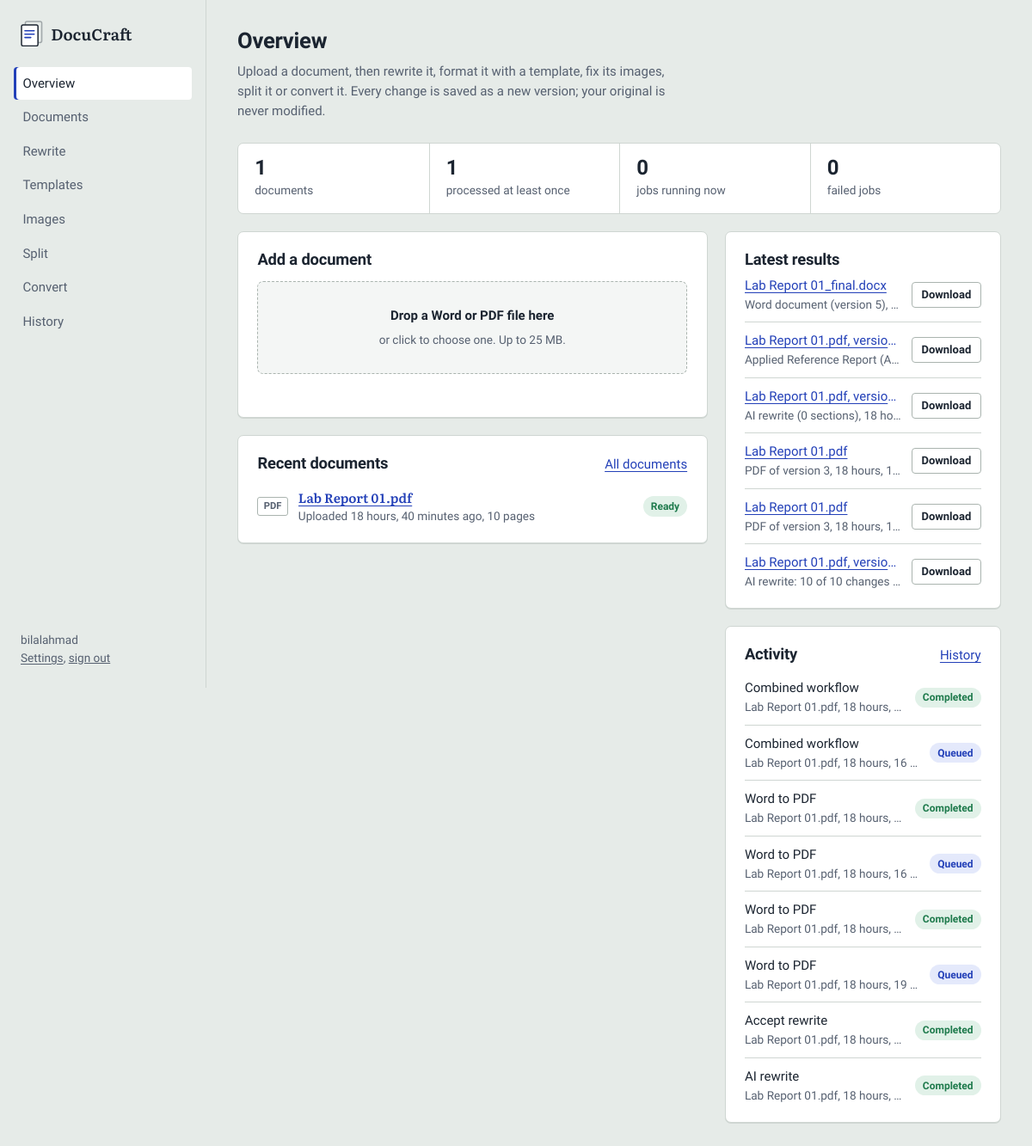
The app's page / (signed in) with its own data.
### apps/documents/models.py (models this page shows, shortened)
class Document(models.Model):
    TYPE_CHOICES = [("docx", "Word"), ("pdf", "PDF")]
    STATUS_CHOICES = [("uploaded", "Uploaded"), ("processing", "Processing"), ("ready", "Ready"), ("failed", "Failed")]
    owner = models.ForeignKey(settings.AUTH_USER_MODEL, on_delete=models.CASCADE, related_name="documents")
    original_filename = models.CharField(max_length=255)
    original_file = models.FileField(upload_to=original_upload_to, max_length=300)
    file_type = models.CharField(max_length=10, choices=TYPE_CHOICES)
    file_size = models.PositiveBigIntegerField(default=0)
    page_count = models.PositiveIntegerField(null=True, blank=True)
    inspection = models.JSONField(default=dict, blank=True)
    status = models.CharField(max_length=20, choices=STATUS_CHOICES, default="uploaded")
    active_template = models.ForeignKey("templates_manager.DocumentTemplate", null=True, blank=True,
                                        on_delete=models.SET_NULL)
    error_message = models.TextField(blank=True)
    uploaded_at = models.DateTimeField(auto_now_add=True)
    updated_at = models.DateTimeField(auto_now=True)
    objects = DocumentQuerySet.as_manager()
    class Meta:
        ordering = ["-uploaded_at"]
        indexes = [models.Index(fields=["owner", "-uploaded_at"])]
    def get_absolute_url(self):
        return reverse("documents:detail", args=[self.pk])

class JobOutput(models.Model):
    job = models.ForeignKey(ProcessingJob, on_delete=models.CASCADE, related_name="outputs")
    file = models.FileField(upload_to=processed_upload_to, max_length=300)
    label = models.CharField(max_length=200)
    filename = models.CharField(max_length=200)
    file_type = models.CharField(max_length=10)
    size = models.PositiveBigIntegerField(default=0)
    created_at = models.DateTimeField(auto_now_add=True)
    class Meta:
        ordering = ["id"]

class DocumentVersion(models.Model):
    OPERATIONS = [
        ("upload", "Original upload"),
        ("rewrite", "AI rewrite"),
        ("format", "Template formatting"),
        ("image_edit", "Image edit"),
        ("convert_pdf_docx", "Converted from PDF"),
        ("pipeline", "Combined workflow"),
    ]
    document = models.ForeignKey(Document, on_delete=models.CASCADE, related_name="versions")
    parent = models.ForeignKey("self", null=True, blank=True, on_delete=models.SET_NULL, related_name="children")
    version_number = models.PositiveIntegerField()
    file = models.FileField(upload_to=processed_upload_to, max_length=300)
    file_type = models.CharField(max_length=10, choices=Document.TYPE_CHOICES)
    operation = models.CharField(max_length=30, choices=OPERATIONS)
    summary = models.CharField(max_length=500, blank=True)
    details = models.JSONField(default=dict, blank=True)
    is_current = models.BooleanField(default=False)
    created_at = models.DateTimeField(auto_now_add=True)
    class Meta:
        ordering = ["-version_number"]
        unique_together = [("document", "version_number")]

### apps/history/models.py (models this page shows, shortened)
class ProcessingHistory(models.Model):
    user = models.ForeignKey(settings.AUTH_USER_MODEL, on_delete=models.CASCADE, related_name="history")
    document = models.ForeignKey("documents.Document", null=True, blank=True, on_delete=models.SET_NULL,
                                 related_name="history")
    document_name = models.CharField(max_length=255)
    job = models.ForeignKey("documents.ProcessingJob", null=True, blank=True, on_delete=models.SET_NULL)
    operation = models.CharField(max_length=40)
    status = models.CharField(max_length=20)
    detail = models.CharField(max_length=500, blank=True)
    output_reference = models.CharField(max_length=300, blank=True)
    timestamp = models.DateTimeField(auto_now_add=True)
    class Meta:
        ordering = ["-timestamp"]
        verbose_name_plural = "processing history"

### apps/documents/views.py (the view)
# urls.py: path("", views.dashboard, name="dashboard"),
@login_required
def dashboard(request):
    docs = Document.objects.filter(owner=request.user)
    jobs = ProcessingJob.objects.filter(user=request.user)
    stats = {
        "total": docs.count(),
        "processed": jobs.filter(status="completed").values("document").distinct().count(),
        "running": jobs.filter(status__in=("queued", "running")).count(),
        "failed": jobs.filter(status="failed").count(),
    }
    recent_outputs = JobOutput.objects.filter(job__user=request.user).select_related("job__document").order_by("-created_at")[:6]
    recent_versions = DocumentVersion.objects.filter(document__owner=request.user).exclude(operation="upload") \
        .select_related("document").order_by("-created_at")[:6]
    results = sorted(
        [{"when": v.created_at, "title": f"{v.document.original_filename}, version {v.version_number}",
          "detail": v.summary or v.get_operation_display(), "doc_url": v.document.get_absolute_url(),
          "url": reverse("documents:download_version", args=[v.pk])} for v in recent_versions] +
        [{"when": o.created_at, "title": o.filename, "detail": o.label, "doc_url": o.job.document.get_absolute_url(),
          "url": reverse("documents:download_output", args=[o.pk])} for o in recent_outputs],
        key=lambda r: r["when"], reverse=True)[:6]
    return render(request, "dashboard.html", {
        "results": results,
        "stats": stats,
        "recent_docs": docs[:6],
        "activity": ProcessingHistory.objects.filter(user=request.user)[:8],
        "recent_outputs": recent_outputs,
        "recent_versions": recent_versions,
        "upload_form": UploadForm(),
    })

### apps/core/context_processors.py (called while the page is built)
def navigation(request):
    if not getattr(request, "user", None) or not request.user.is_authenticated:
        return {}
    match = getattr(request, "resolver_match", None)
    current = f"{match.namespace}:{match.url_name}" if match and match.namespace else ""
    items = []
    for url_name, label, prefixes in NAV:
        active = any(current == p or (p.endswith(":") and current.startswith(p)) for p in prefixes)
        items.append({"url": reverse(url_name), "label": label, "active": active})
    return {"nav_items": items}

### apps/core/templatetags/docucraft.py (called while the page is built)
@register.filter
def tone(status):
    return TONES.get(str(status), "quiet")

### templates/dashboard.html (shortened to what this page needs)
{% extends "base.html" %}{% load docucraft %}
{% block content %}
<div class="page-head">
  <div><h1>Overview</h1><p>Upload a document, then rewrite it, format it with a template, fix its images, split it or convert it. Every change is saved as a new version; your original is never modified.</p></div>
</div>
<div class="figures">
  <div><strong>{{ stats.total }}</strong><span>documents</span></div>
  <div><strong>{{ stats.processed }}</strong><span>processed at least once</span></div>
  <div><strong>{{ stats.running }}</strong><span>jobs running now</span></div>
  <div{% if stats.failed %} class="is-bad"{% endif %}><strong>{{ stats.failed }}</strong><span>failed jobs</span></div>
</div>
<div class="cols-main">
  <div>
    <section class="sheet">
      <div class="sheet-head"><h2>Add a document</h2></div>
      {% include "partials/upload.html" %}
    </section>
    <section class="sheet">
      <div class="sheet-head"><h2>Recent documents</h2>{% if recent_docs %}<a href="{% url 'documents:workspace' %}">All documents</a>{% endif %}</div>
      {% if recent_docs %}
      <ul class="rows">{% for d in recent_docs %}
        <li><span class="filetype">{{ d.file_type|upper }}</span><span class="grow"><a class="doc-name" href="{{ d.get_absolute_url }}">{{ d.original_filename }}</a><span class="muted small">Uploaded {{ d.uploaded_at|timesince }} ago{% if d.page_count %}, {{ d.page_count }} page{{ d.page_count|pluralize }}{% endif %}</span></span><span class="badge badge--{{ d.status|tone }}">{{ d.get_status_display }}</span></li>
      {% endfor %}</ul>
      {% else %}<div class="empty"><p>No documents yet. Upload a .docx or .pdf above to begin.</p></div>{% endif %}
    </section>
  </div>
  <aside>
    <section class="sheet">
      <h2>Latest results</h2>
      {% if results %}
      <ul class="rows">
        {% for r in results %}<li><span class="grow"><a href="{{ r.doc_url }}">{{ r.title }}</a><span class="muted small">{{ r.detail }}, {{ r.when|timesince }} ago</span></span><a class="btn btn-sm" href="{{ r.url }}">Download</a></li>{% endfor %}
      </ul>
      {% else %}<p class="muted">Processed files will appear here.</p>{% endif %}
    </section>
    <section class="sheet">
      <div class="sheet-head"><h2>Activity</h2>{% if activity %}<a href="{% url 'history:index' %}">History</a>{% endif %}</div>
      {% if activity %}
      <ul class="rows">{% for h in activity %}<li><span class="grow"><span>{{ h.operation }}</span><span class="muted small">{{ h.document_name }}, {{ h.timestamp|timesince }} ago</span></span><span class="badge badge--{{ h.status|tone }}">{{ h.status|capfirst }}</span></li>{% endfor %}</ul>
      {% else %}<p class="muted">Nothing yet.</p>{% endif %}
    </section>
  </aside>
</div>
{% endblock %}

### templates/base.html (shortened to what this page needs)
{% load static %}<!doctype html>
<html lang="en">
<head>
  <link rel="stylesheet" href="{% static 'css/app.css' %}">
</head>
<body>
{% block body %}
<div class="shell">
  <header class="rail">
    <a class="brand" href="{% url 'documents:dashboard' %}">{% include "partials/mark.html" %}<span class="brand-name">DocuCraft</span></a>
    <nav class="nav" aria-label="Main">
      {% for item in nav_items %}<a href="{{ item.url }}"{% if item.active %} aria-current="page"{% endif %}>{{ item.label }}</a>{% endfor %}
    </nav>
    <div class="rail-foot">
      <div>{{ request.user.get_username }}</div>
      <a href="{% url 'accounts:settings' %}">Settings</a>,
      <form method="post" action="{% url 'accounts:logout' %}">{% csrf_token %}<button class="link-btn" type="submit">sign out</button></form>
    </div>
  </header>
  <main class="main" id="main">
    {% block content %}{% endblock %}
  </main>
</div>
{% endblock %}
</body>
</html>

### records on screen
Document: file_type "PDF", original_filename "Lab Report 01.pdf", uploaded_at "18 hours, 40 minutes", page_count "10", status "Ready"
JobOutput: title "Lab Report 01_final.docx", detail "Word document (version 5)"
DocumentVersion: detail "Applied Reference Report (A…"
DocumentVersion: detail "AI rewrite (0 sections)", when "18 ho…"
JobOutput: title "Lab Report 01.pdf", detail "PDF of version 3", when "18 hours, 1…"
JobOutput: title "Lab Report 01.pdf", detail "PDF of version 3", when "18 hours, 1…"
DocumentVersion: detail "AI rewrite: 10 of 10 changes…"
ProcessingHistory: operation "Combined workflow", document_name "Lab Report 01.pdf", timestamp "18 hours,…", status "Completed"
ProcessingHistory: operation "Combined workflow", document_name "Lab Report 01.pdf", timestamp "18 hours, 16…", status "Queued"
ProcessingHistory: operation "Word to PDF", document_name "Lab Report 01.pdf", timestamp "18 hours,…", status "Completed"
ProcessingHistory: operation "Word to PDF", document_name "Lab Report 01.pdf", timestamp "18 hours, 16…", status "Queued"
ProcessingHistory: operation "Word to PDF", document_name "Lab Report 01.pdf", timestamp "18 hours,…", status "Completed"
ProcessingHistory: operation "Word to PDF", document_name "Lab Report 01.pdf", timestamp "18 hours, 19…", status "Queued"
ProcessingHistory: operation "Accept rewrite", document_name "Lab Report 01.pdf", timestamp "18 hours,…", status "Completed"
ProcessingHistory: operation "AI rewrite", document_name "Lab Report 01.pdf", timestamp "18 hours,…", status "Completed"

### other values on screen
{{ item.label }} "Overview" "Documents" "Rewrite" "Templates" "Images" "Split" "Convert" "History"
{{ request.user.get_username }} "bilalahmad"
{{ stats.total }} "1"
{{ stats.processed }} "1"
{{ stats.running }} "0"
{{ stats.failed }} "0"
{{ max_upload|default:"25" }} "25"
{{ r.title }} "Lab Report 01.pdf, versio…" "Lab Report 01.pdf, versio…" "Lab Report 01.pdf, versio…"
